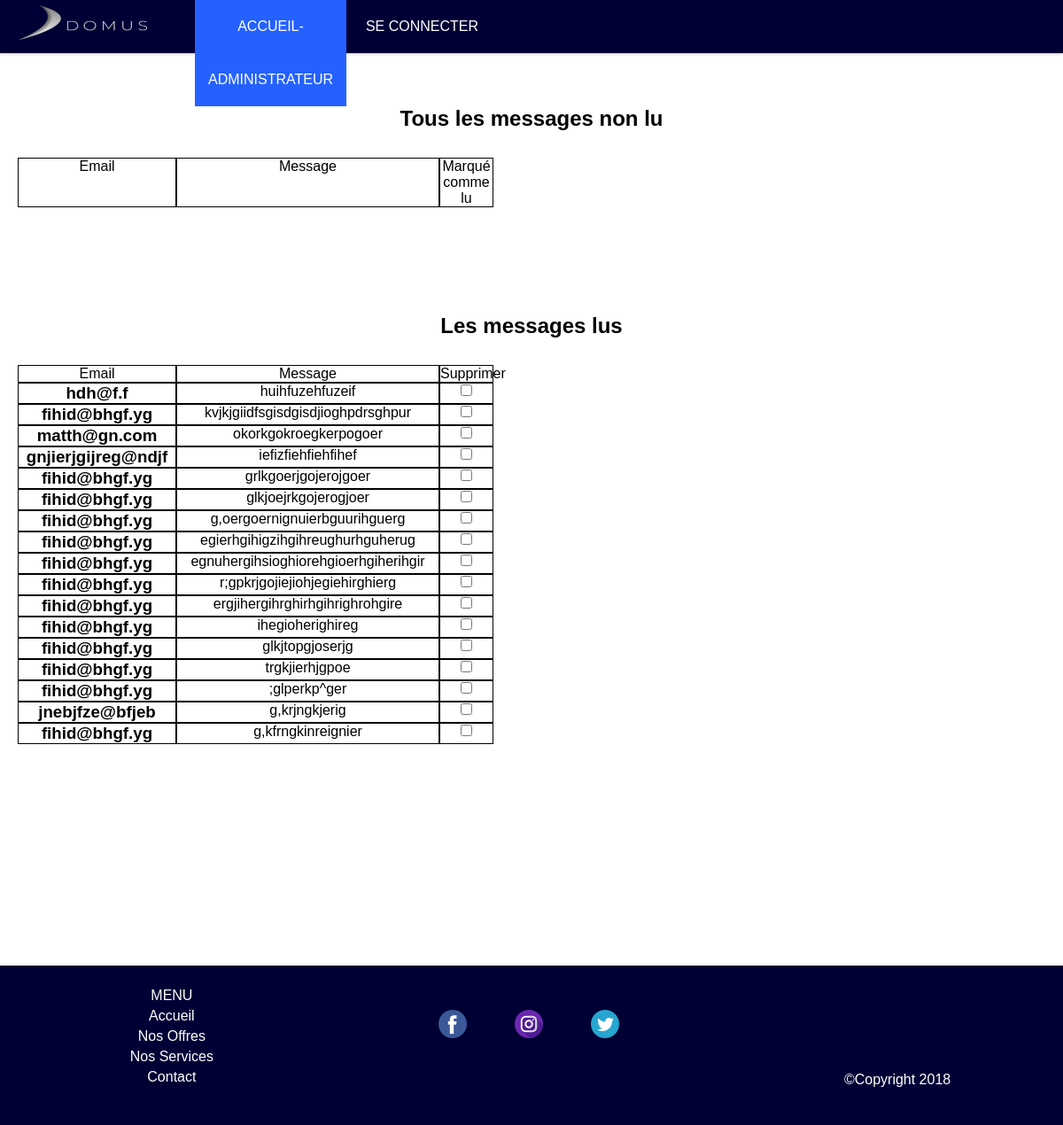
Before: /php/admin_support_data_check.php with the older database file.
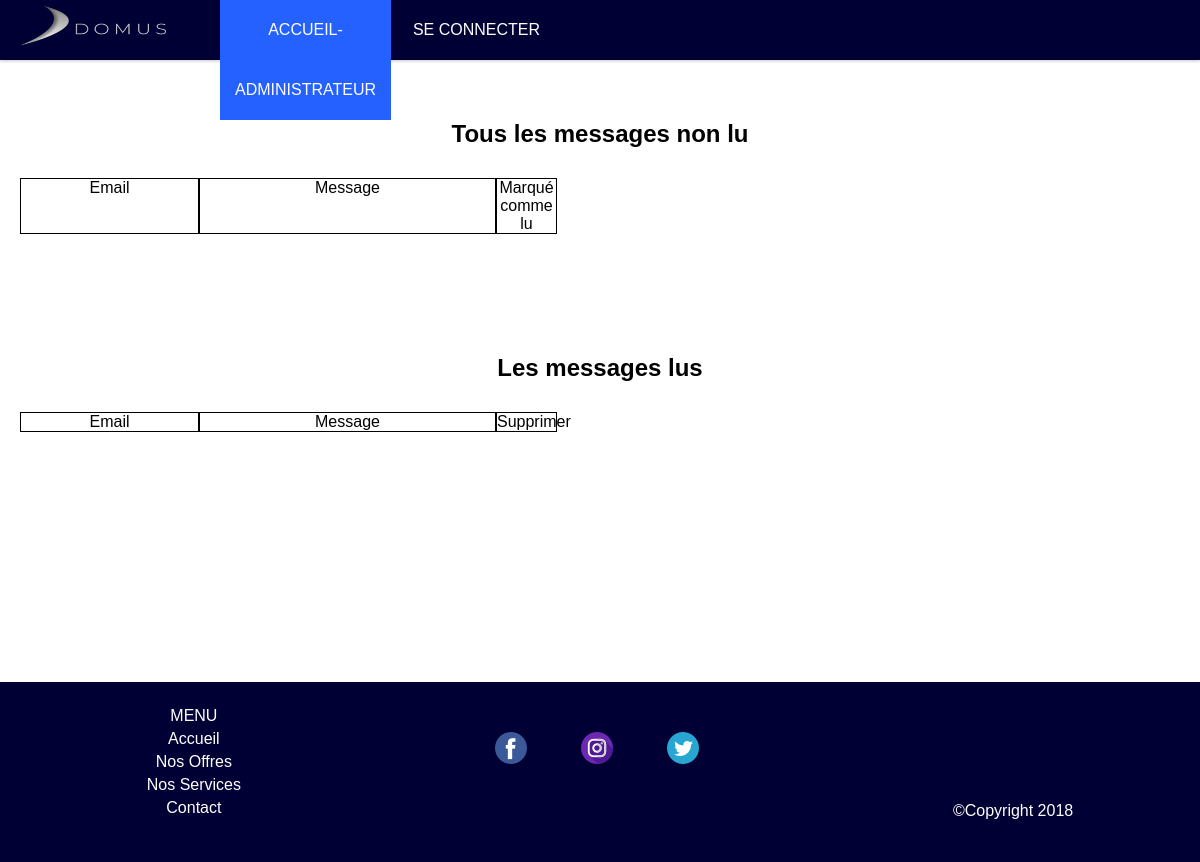
After: the same page with the newer database file.
### tables this page shows
CREATE TABLE IF NOT EXISTS `assistance` (
  `idMessage` int(11) NOT NULL AUTO_INCREMENT,
  `emailUsers` tinytext NOT NULL,
  `message` longtext NOT NULL,
  `isRead` tinytext NOT NULL,
  PRIMARY KEY (`idMessage`)
);

### php/admin_support_data_check.php (the view, shortened to what this page needs)
<!DOCTYPE html>
<html>
	<head>
		<link rel="stylesheet" type="text/css" href="../css/messagerie.css">
		<link rel="stylesheet" href="../css/header_admin.css">
		<link rel="stylesheet" href="../css/footer.css">
	</head>
	<?php include("../includes/header_admin.php"); ?>
	<body>
		<h2> Tous les messages non lu </h2>
		<div class="message">
			<p class="email">Email</p>
			<p class="texte">Message</p>
			<p class="read">Marqué comme lu</p>
		</div>
		<h2>Les messages lus</h2>
		<div class="message">
			<p class="email">Email</p>
			<p class="texte">Message</p>
			<p class="read">Supprimer</p>
		</div>
		<?php
		include("../includes/DBconnexion.php");
		$messages= $db->query("SELECT * FROM assistance LIMIT 0,20");
		while($message=$messages->fetch()){
			$idMessage=$message['idMessage'];
			echo '<div class="message"><h3 class="email">'.$message['emailUsers'].'</h3><p class="texte">'.$message['message'].'</p></br>'.'<a href="../includes/supprimerMessage.php?idMessage='.$idMessage.'"\' class="read"><input type="checkbox" name="choix" /></a></br></div>';
		}
		?>
	</body>
	<?php include("../includes/footer.php"); ?>
</html>

Changed rows visible on the page:
removed assistance: emailUsers "hdh@f.f", message "huihfuzehfuzeif"
removed assistance: emailUsers "fihid@bhgf.yg", message "kvjkjgiidfsgisdgisdjioghpdrsghpur"
removed assistance: emailUsers "matth@gn.com", message "okorkgokroegkerpogoer"
removed assistance: emailUsers "gnjierjgijreg@ndjf", message "iefizfiehfiehfihef"
removed assistance: emailUsers "fihid@bhgf.yg", message "grlkgoerjgojerojgoer"
removed assistance: emailUsers "fihid@bhgf.yg", message "glkjoejrkgojerogjoer"
removed assistance: emailUsers "fihid@bhgf.yg", message "g,oergoernignuierbguurihguerg"
removed assistance: emailUsers "fihid@bhgf.yg", message "egierhgihigzihgihreughurhguherug"
removed assistance: emailUsers "fihid@bhgf.yg", message "egnuhergihsioghiorehgioerhgiherihgir"
removed assistance: emailUsers "fihid@bhgf.yg", message "r;gpkrjgojiejiohjegiehirghierg"
removed assistance: emailUsers "fihid@bhgf.yg", message "ergjihergihrghirhgihrighrohgire"
removed assistance: emailUsers "fihid@bhgf.yg", message "ihegioherighireg"
removed assistance: emailUsers "fihid@bhgf.yg", message "glkjtopgjoserjg"
removed assistance: emailUsers "fihid@bhgf.yg", message "trgkjierhjgpoe"
removed assistance: emailUsers "fihid@bhgf.yg", message ";glperkp^ger"
removed assistance: emailUsers "jnebjfze@bfjeb", message "g,krjngkjerig"
removed assistance: emailUsers "fihid@bhgf.yg", message "g,kfrngkinreignier"
